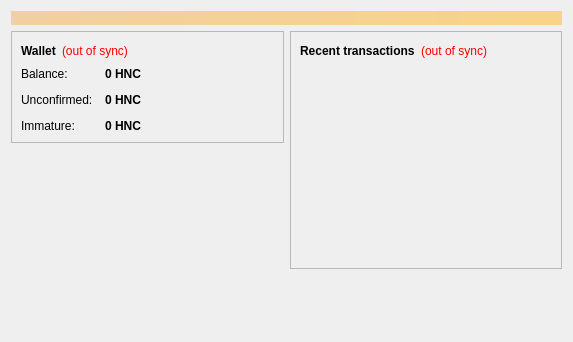
<?xml version="1.0" encoding="UTF-8"?>
<ui version="4.0">
 <class>OverviewPage</class>
 <widget class="QWidget" name="OverviewPage">
  <property name="geometry">
   <rect>
    <x>0</x>
    <y>0</y>
    <width>573</width>
    <height>342</height>
   </rect>
  </property>
  <property name="windowTitle">
   <string>Form</string>
  </property>
  <layout class="QVBoxLayout" name="topLayout">
   <item>
    <widget class="QLabel" name="labelAlerts">
     <property name="visible">
      <bool>false</bool>
     </property>
     <property name="styleSheet">
      <string notr="true">background-color: qlineargradient(x1: 0, y1: 0, x2: 1, y2: 0, stop:0 #F0D0A0, stop:1 #F8D488); color:#000000;</string>
     </property>
     <property name="wordWrap">
      <bool>true</bool>
     </property>
     <property name="margin">
      <number>3</number>
     </property>
    </widget>
   </item>
   <item>
    <layout class="QHBoxLayout" name="horizontalLayout" stretch="1,1">
     <item>
      <layout class="QVBoxLayout" name="verticalLayout_2">
       <item>
        <widget class="QFrame" name="frame">
         <property name="frameShape">
          <enum>QFrame::StyledPanel</enum>
         </property>
         <property name="frameShadow">
          <enum>QFrame::Raised</enum>
         </property>
         <layout class="QVBoxLayout" name="verticalLayout_4">
          <item>
           <layout class="QHBoxLayout" name="horizontalLayout_4">
            <item>
             <widget class="QLabel" name="label_5">
              <property name="font">
               <font>
                <weight>75</weight>
                <bold>true</bold>
               </font>
              </property>
              <property name="text">
               <string>Wallet</string>
              </property>
             </widget>
            </item>
            <item>
             <widget class="QLabel" name="labelWalletStatus">
              <property name="toolTip">
               <string>The displayed information may be out of date. Your wallet automatically synchronizes with the Hanacoin network after a connection is established, but this process has not completed yet.</string>
              </property>
              <property name="styleSheet">
               <string notr="true">QLabel { color: red; }</string>
              </property>
              <property name="text">
               <string notr="true">(out of sync)</string>
              </property>
              <property name="alignment">
               <set>Qt::AlignLeading|Qt::AlignLeft|Qt::AlignVCenter</set>
              </property>
             </widget>
            </item>
            <item>
             <spacer name="horizontalSpacer_2">
              <property name="orientation">
               <enum>Qt::Horizontal</enum>
              </property>
              <property name="sizeHint" stdset="0">
               <size>
                <width>40</width>
                <height>20</height>
               </size>
              </property>
             </spacer>
            </item>
           </layout>
          </item>
          <item>
           <layout class="QFormLayout" name="formLayout_2">
            <property name="fieldGrowthPolicy">
             <enum>QFormLayout::AllNonFixedFieldsGrow</enum>
            </property>
            <property name="horizontalSpacing">
             <number>12</number>
            </property>
            <property name="verticalSpacing">
             <number>12</number>
            </property>
            <item row="0" column="0">
             <widget class="QLabel" name="label">
              <property name="text">
               <string>Balance:</string>
              </property>
             </widget>
            </item>
            <item row="0" column="1">
             <widget class="QLabel" name="labelBalance">
              <property name="font">
               <font>
                <weight>75</weight>
                <bold>true</bold>
               </font>
              </property>
              <property name="cursor">
               <cursorShape>IBeamCursor</cursorShape>
              </property>
              <property name="toolTip">
               <string>Your current balance</string>
              </property>
              <property name="text">
               <string notr="true">0 HNC</string>
              </property>
              <property name="textInteractionFlags">
               <set>Qt::LinksAccessibleByMouse|Qt::TextSelectableByKeyboard|Qt::TextSelectableByMouse</set>
              </property>
             </widget>
            </item>
            <item row="1" column="0">
             <widget class="QLabel" name="label_3">
              <property name="text">
               <string>Unconfirmed:</string>
              </property>
             </widget>
            </item>
            <item row="1" column="1">
             <widget class="QLabel" name="labelUnconfirmed">
              <property name="font">
               <font>
                <weight>75</weight>
                <bold>true</bold>
               </font>
              </property>
              <property name="cursor">
               <cursorShape>IBeamCursor</cursorShape>
              </property>
              <property name="toolTip">
               <string>Total of transactions that have yet to be confirmed, and do not yet count toward the current balance</string>
              </property>
              <property name="text">
               <string notr="true">0 HNC</string>
              </property>
              <property name="textInteractionFlags">
               <set>Qt::LinksAccessibleByMouse|Qt::TextSelectableByKeyboard|Qt::TextSelectableByMouse</set>
              </property>
             </widget>
            </item>
            <item row="2" column="0">
             <widget class="QLabel" name="labelImmatureText">
              <property name="text">
               <string>Immature:</string>
              </property>
             </widget>
            </item>
            <item row="2" column="1">
             <widget class="QLabel" name="labelImmature">
              <property name="font">
               <font>
                <weight>75</weight>
                <bold>true</bold>
               </font>
              </property>
              <property name="toolTip">
               <string>Mined balance that has not yet matured</string>
              </property>
              <property name="text">
               <string notr="true">0 HNC</string>
              </property>
              <property name="textInteractionFlags">
               <set>Qt::LinksAccessibleByMouse|Qt::TextSelectableByKeyboard|Qt::TextSelectableByMouse</set>
              </property>
             </widget>
            </item>
           </layout>
          </item>
         </layout>
        </widget>
       </item>
       <item>
        <spacer name="verticalSpacer">
         <property name="orientation">
          <enum>Qt::Vertical</enum>
         </property>
         <property name="sizeHint" stdset="0">
          <size>
           <width>20</width>
           <height>40</height>
          </size>
         </property>
        </spacer>
       </item>
      </layout>
     </item>
     <item>
      <layout class="QVBoxLayout" name="verticalLayout_3">
       <item>
        <widget class="QFrame" name="frame_2">
         <property name="frameShape">
          <enum>QFrame::StyledPanel</enum>
         </property>
         <property name="frameShadow">
          <enum>QFrame::Raised</enum>
         </property>
         <layout class="QVBoxLayout" name="verticalLayout">
          <item>
           <layout class="QHBoxLayout" name="horizontalLayout_2">
            <item>
             <widget class="QLabel" name="label_4">
              <property name="text">
               <string>&lt;b&gt;Recent transactions&lt;/b&gt;</string>
              </property>
             </widget>
            </item>
            <item>
             <widget class="QLabel" name="labelTransactionsStatus">
              <property name="toolTip">
               <string>The displayed information may be out of date. Your wallet automatically synchronizes with the Hanacoin network after a connection is established, but this process has not completed yet.</string>
              </property>
              <property name="styleSheet">
               <string notr="true">QLabel { color: red; }</string>
              </property>
              <property name="text">
               <string notr="true">(out of sync)</string>
              </property>
              <property name="alignment">
               <set>Qt::AlignRight|Qt::AlignTrailing|Qt::AlignVCenter</set>
              </property>
             </widget>
            </item>
            <item>
             <spacer name="horizontalSpacer">
              <property name="orientation">
               <enum>Qt::Horizontal</enum>
              </property>
              <property name="sizeHint" stdset="0">
               <size>
                <width>40</width>
                <height>20</height>
               </size>
              </property>
             </spacer>
            </item>
           </layout>
          </item>
          <item>
           <widget class="QListView" name="listTransactions">
            <property name="styleSheet">
             <string notr="true">QListView { background: transparent; }</string>
            </property>
            <property name="frameShape">
             <enum>QFrame::NoFrame</enum>
            </property>
            <property name="verticalScrollBarPolicy">
             <enum>Qt::ScrollBarAlwaysOff</enum>
            </property>
            <property name="horizontalScrollBarPolicy">
             <enum>Qt::ScrollBarAlwaysOff</enum>
            </property>
            <property name="selectionMode">
             <enum>QAbstractItemView::NoSelection</enum>
            </property>
           </widget>
          </item>
         </layout>
        </widget>
       </item>
       <item>
        <spacer name="verticalSpacer_2">
         <property name="orientation">
          <enum>Qt::Vertical</enum>
         </property>
         <property name="sizeHint" stdset="0">
          <size>
           <width>20</width>
           <height>40</height>
          </size>
         </property>
        </spacer>
       </item>
      </layout>
     </item>
    </layout>
   </item>
  </layout>
 </widget>
 <resources/>
 <connections/>
</ui>
